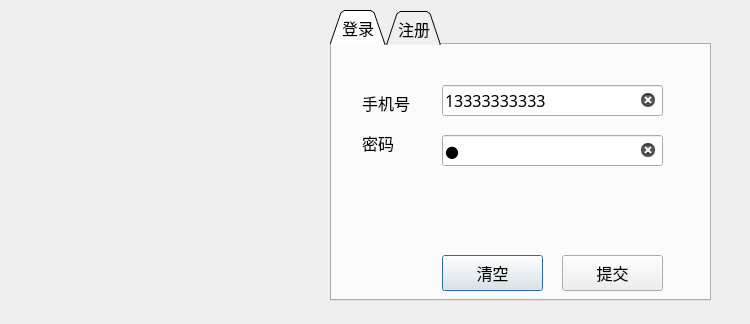
<?xml version="1.0" encoding="UTF-8"?>
<ui version="4.0">
 <class>LoginDialog</class>
 <widget class="QDialog" name="LoginDialog">
  <property name="geometry">
   <rect>
    <x>0</x>
    <y>0</y>
    <width>750</width>
    <height>324</height>
   </rect>
  </property>
  <property name="minimumSize">
   <size>
    <width>750</width>
    <height>324</height>
   </size>
  </property>
  <property name="maximumSize">
   <size>
    <width>750</width>
    <height>324</height>
   </size>
  </property>
  <property name="windowTitle">
   <string>Dialog</string>
  </property>
  <widget class="QLabel" name="lb_icon">
   <property name="geometry">
    <rect>
     <x>20</x>
     <y>30</y>
     <width>311</width>
     <height>261</height>
    </rect>
   </property>
   <property name="text">
    <string/>
   </property>
   <property name="pixmap">
    <pixmap resource="resource.qrc">:/tb/ysxs.png</pixmap>
   </property>
   <property name="scaledContents">
    <bool>true</bool>
   </property>
  </widget>
  <widget class="QTabWidget" name="tw_login_register">
   <property name="geometry">
    <rect>
     <x>330</x>
     <y>10</y>
     <width>381</width>
     <height>291</height>
    </rect>
   </property>
   <property name="font">
    <font>
     <family>微软雅黑 Light</family>
     <pointsize>12</pointsize>
    </font>
   </property>
   <property name="tabShape">
    <enum>QTabWidget::Triangular</enum>
   </property>
   <property name="currentIndex">
    <number>0</number>
   </property>
   <widget class="QWidget" name="tab_login">
    <attribute name="title">
     <string>登录</string>
    </attribute>
    <widget class="QLabel" name="lb_tel">
     <property name="geometry">
      <rect>
       <x>30</x>
       <y>40</y>
       <width>71</width>
       <height>36</height>
      </rect>
     </property>
     <property name="minimumSize">
      <size>
       <width>0</width>
       <height>12</height>
      </size>
     </property>
     <property name="text">
      <string>手机号</string>
     </property>
    </widget>
    <widget class="QLineEdit" name="le__tel">
     <property name="geometry">
      <rect>
       <x>110</x>
       <y>40</y>
       <width>221</width>
       <height>31</height>
      </rect>
     </property>
     <property name="toolTip">
      <string>&lt;html&gt;&lt;head/&gt;&lt;body&gt;&lt;p&gt;手机号为11位数字&lt;/p&gt;&lt;/body&gt;&lt;/html&gt;</string>
     </property>
     <property name="text">
      <string>13333333333</string>
     </property>
     <property name="clearButtonEnabled">
      <bool>true</bool>
     </property>
    </widget>
    <widget class="QLabel" name="lb_password">
     <property name="geometry">
      <rect>
       <x>30</x>
       <y>80</y>
       <width>71</width>
       <height>36</height>
      </rect>
     </property>
     <property name="minimumSize">
      <size>
       <width>0</width>
       <height>12</height>
      </size>
     </property>
     <property name="text">
      <string>密码</string>
     </property>
    </widget>
    <widget class="QLineEdit" name="le_password">
     <property name="geometry">
      <rect>
       <x>110</x>
       <y>90</y>
       <width>221</width>
       <height>31</height>
      </rect>
     </property>
     <property name="toolTip">
      <string>&lt;html&gt;&lt;head/&gt;&lt;body&gt;&lt;p&gt;密码不多于20位&lt;/p&gt;&lt;/body&gt;&lt;/html&gt;</string>
     </property>
     <property name="text">
      <string>1</string>
     </property>
     <property name="echoMode">
      <enum>QLineEdit::Password</enum>
     </property>
     <property name="clearButtonEnabled">
      <bool>true</bool>
     </property>
    </widget>
    <widget class="QPushButton" name="pb_clear">
     <property name="geometry">
      <rect>
       <x>110</x>
       <y>210</y>
       <width>101</width>
       <height>36</height>
      </rect>
     </property>
     <property name="text">
      <string>清空</string>
     </property>
    </widget>
    <widget class="QPushButton" name="pb_commit">
     <property name="geometry">
      <rect>
       <x>230</x>
       <y>210</y>
       <width>101</width>
       <height>36</height>
      </rect>
     </property>
     <property name="text">
      <string>提交</string>
     </property>
    </widget>
   </widget>
   <widget class="QWidget" name="tab_register">
    <attribute name="title">
     <string>注册</string>
    </attribute>
    <widget class="QLineEdit" name="le__tel_register">
     <property name="geometry">
      <rect>
       <x>100</x>
       <y>30</y>
       <width>221</width>
       <height>31</height>
      </rect>
     </property>
     <property name="toolTip">
      <string>&lt;html&gt;&lt;head/&gt;&lt;body&gt;&lt;p&gt;手机号位11位数字&lt;/p&gt;&lt;/body&gt;&lt;/html&gt;</string>
     </property>
     <property name="text">
      <string/>
     </property>
     <property name="clearButtonEnabled">
      <bool>true</bool>
     </property>
    </widget>
    <widget class="QLineEdit" name="le_password_register">
     <property name="geometry">
      <rect>
       <x>100</x>
       <y>80</y>
       <width>221</width>
       <height>31</height>
      </rect>
     </property>
     <property name="toolTip">
      <string>&lt;html&gt;&lt;head/&gt;&lt;body&gt;&lt;p&gt;密码不多于20位&lt;/p&gt;&lt;/body&gt;&lt;/html&gt;</string>
     </property>
     <property name="text">
      <string/>
     </property>
     <property name="echoMode">
      <enum>QLineEdit::Password</enum>
     </property>
     <property name="clearButtonEnabled">
      <bool>true</bool>
     </property>
    </widget>
    <widget class="QLabel" name="lb_tel_register">
     <property name="geometry">
      <rect>
       <x>20</x>
       <y>30</y>
       <width>71</width>
       <height>36</height>
      </rect>
     </property>
     <property name="minimumSize">
      <size>
       <width>0</width>
       <height>12</height>
      </size>
     </property>
     <property name="text">
      <string>手机号</string>
     </property>
    </widget>
    <widget class="QPushButton" name="pb_clear_register">
     <property name="geometry">
      <rect>
       <x>90</x>
       <y>210</y>
       <width>101</width>
       <height>36</height>
      </rect>
     </property>
     <property name="text">
      <string>清空</string>
     </property>
    </widget>
    <widget class="QLabel" name="lb_password_register">
     <property name="geometry">
      <rect>
       <x>20</x>
       <y>70</y>
       <width>71</width>
       <height>36</height>
      </rect>
     </property>
     <property name="minimumSize">
      <size>
       <width>0</width>
       <height>12</height>
      </size>
     </property>
     <property name="text">
      <string>密码</string>
     </property>
    </widget>
    <widget class="QPushButton" name="pb_commit_register">
     <property name="geometry">
      <rect>
       <x>220</x>
       <y>210</y>
       <width>101</width>
       <height>36</height>
      </rect>
     </property>
     <property name="text">
      <string>提交</string>
     </property>
    </widget>
    <widget class="QLabel" name="lb_confirm_register">
     <property name="geometry">
      <rect>
       <x>20</x>
       <y>120</y>
       <width>71</width>
       <height>31</height>
      </rect>
     </property>
     <property name="minimumSize">
      <size>
       <width>0</width>
       <height>12</height>
      </size>
     </property>
     <property name="text">
      <string>确认</string>
     </property>
    </widget>
    <widget class="QLineEdit" name="le_confirm_register">
     <property name="geometry">
      <rect>
       <x>100</x>
       <y>120</y>
       <width>221</width>
       <height>31</height>
      </rect>
     </property>
     <property name="text">
      <string/>
     </property>
     <property name="echoMode">
      <enum>QLineEdit::Password</enum>
     </property>
     <property name="clearButtonEnabled">
      <bool>true</bool>
     </property>
    </widget>
    <widget class="QLabel" name="lb_name_register">
     <property name="geometry">
      <rect>
       <x>20</x>
       <y>160</y>
       <width>71</width>
       <height>36</height>
      </rect>
     </property>
     <property name="minimumSize">
      <size>
       <width>0</width>
       <height>12</height>
      </size>
     </property>
     <property name="text">
      <string>昵称</string>
     </property>
    </widget>
    <widget class="QLineEdit" name="le__name_register">
     <property name="geometry">
      <rect>
       <x>100</x>
       <y>160</y>
       <width>221</width>
       <height>31</height>
      </rect>
     </property>
     <property name="toolTip">
      <string>&lt;html&gt;&lt;head/&gt;&lt;body&gt;&lt;p&gt;昵称不多于10位&lt;/p&gt;&lt;/body&gt;&lt;/html&gt;</string>
     </property>
     <property name="text">
      <string/>
     </property>
     <property name="clearButtonEnabled">
      <bool>true</bool>
     </property>
    </widget>
   </widget>
  </widget>
 </widget>
 <tabstops>
  <tabstop>le__tel_register</tabstop>
  <tabstop>le_password_register</tabstop>
  <tabstop>le_confirm_register</tabstop>
  <tabstop>le__name_register</tabstop>
  <tabstop>pb_clear_register</tabstop>
  <tabstop>pb_commit_register</tabstop>
  <tabstop>le__tel</tabstop>
  <tabstop>le_password</tabstop>
  <tabstop>pb_clear</tabstop>
  <tabstop>pb_commit</tabstop>
  <tabstop>tw_login_register</tabstop>
 </tabstops>
 <resources>
  <include location="resource.qrc"/>
 </resources>
 <connections/>
</ui>
